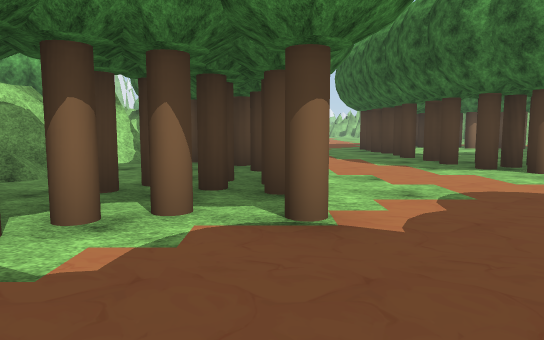
[1] (above)

24 first-person views from a walk through a 3-D level made in the Unity game engine. The camera is 1.3 m above the floor, tilts 6° down and sees 70° across. The floor is counted in squares, 2 m on a side. Each view is taken from the middle of a square. On the plan, view 1 faces up. The plan holds only what a view shows up to about 11 squares ahead; the rest is blank. The place goes on beyond the plan. Some trees and plants on the terrain are drawn as simple stand-ins. The player is left out. Some animated figures are not drawn. Some surface patterns are stand-ins.

[2]
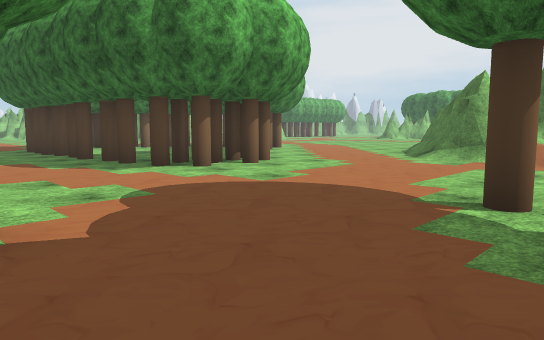

[3]
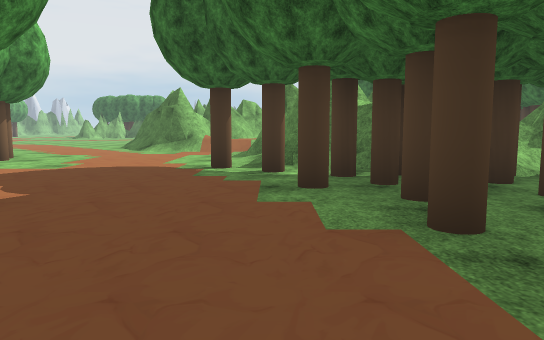

[4]
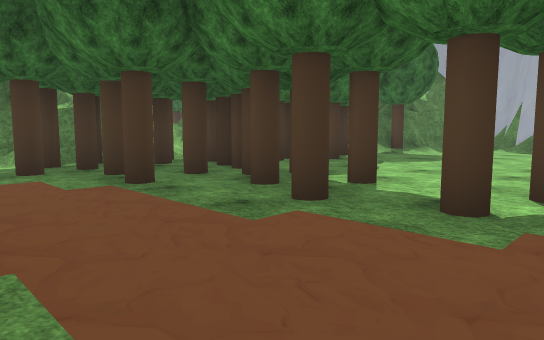

[5]
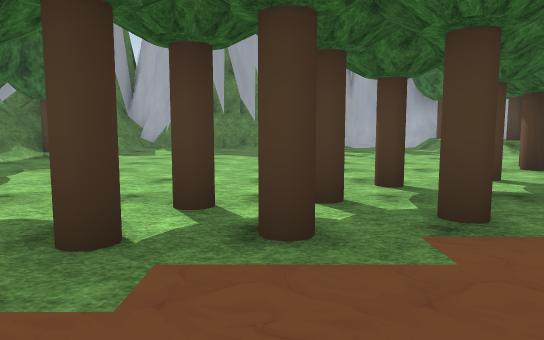

[6]
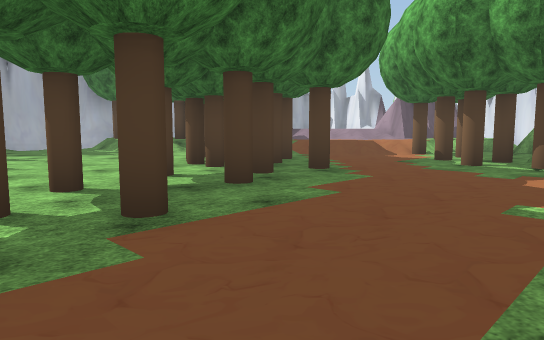

[7]
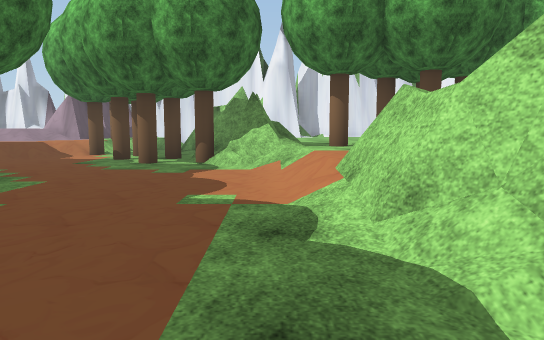

[8]
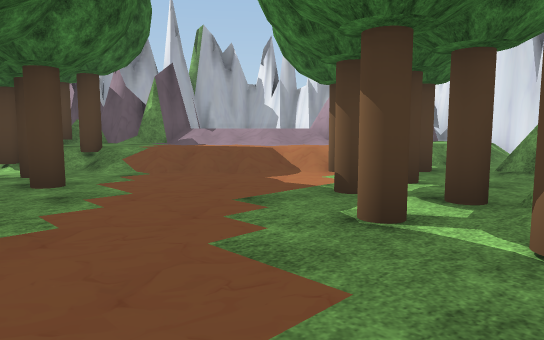

[9]
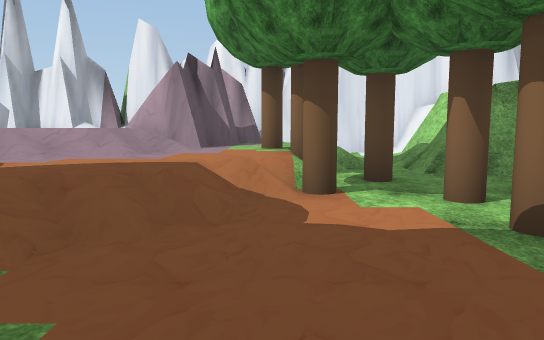

[10]
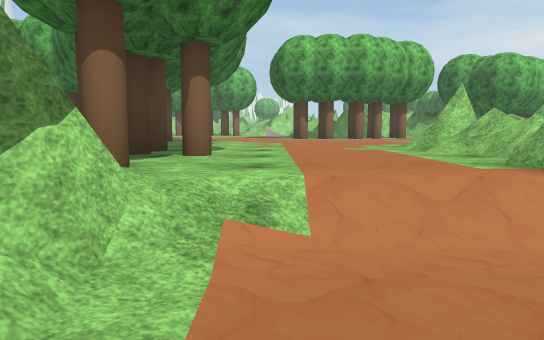

[11]
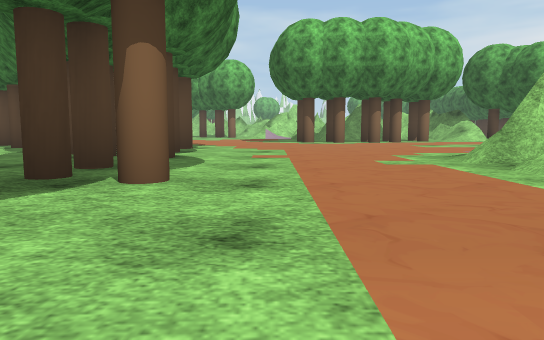

[12]
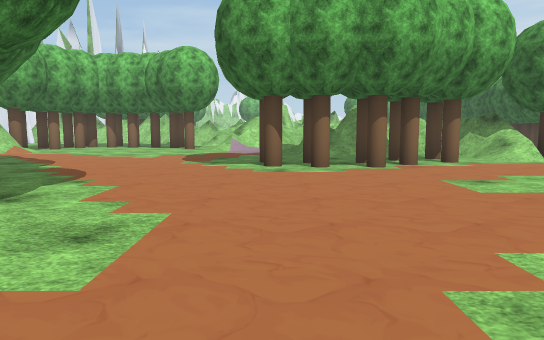

[13]
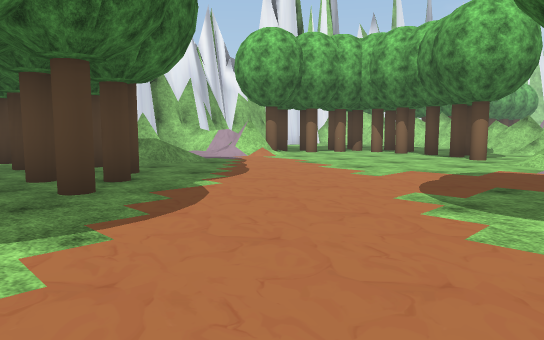

[14]
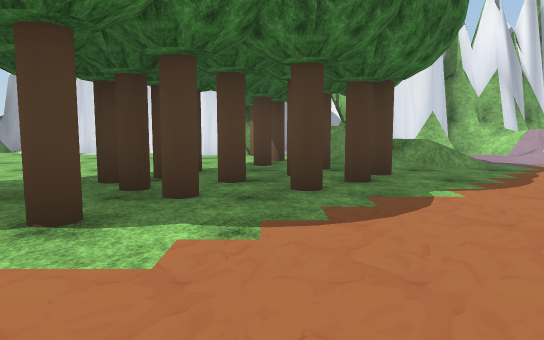

[15]
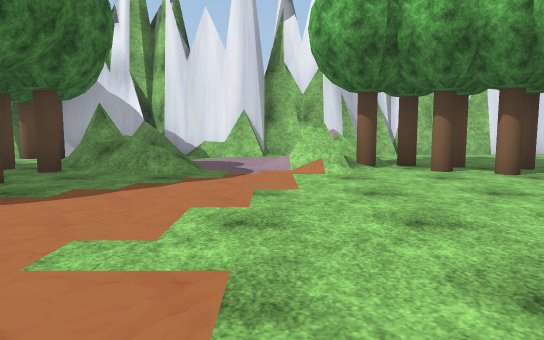

[16]
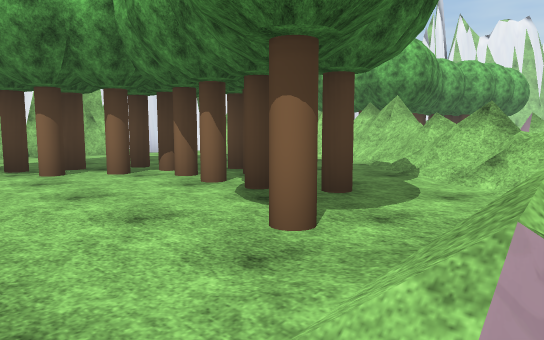

[17]
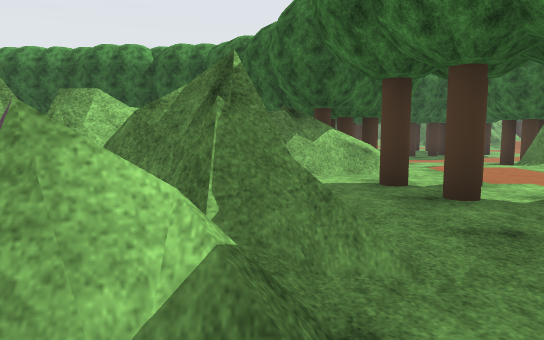

[18]
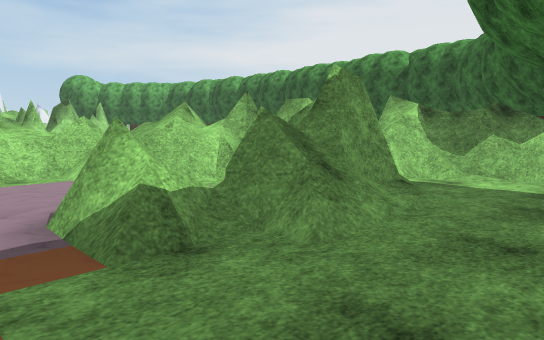

[19]
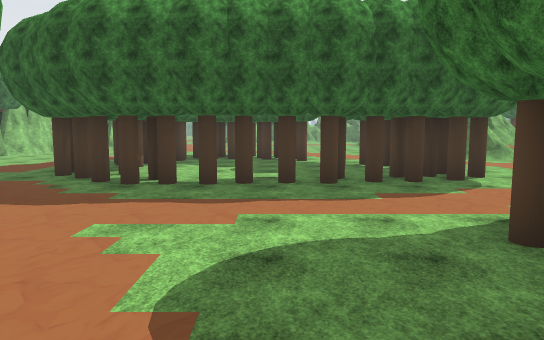

[20]
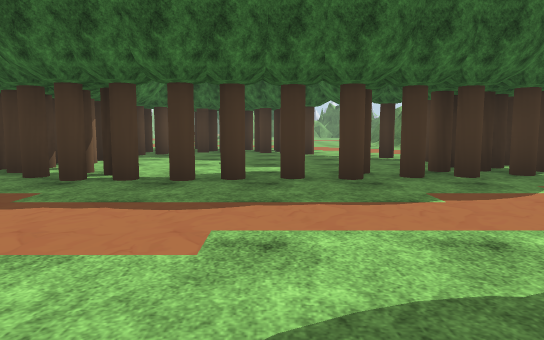

[21]
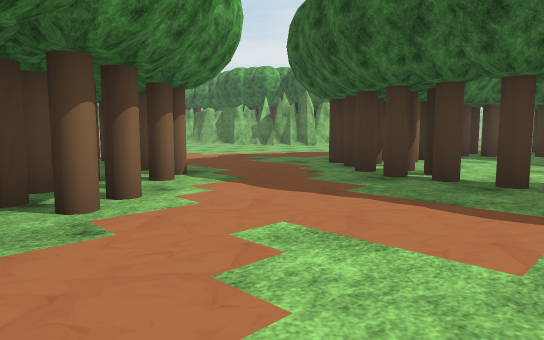

[22]
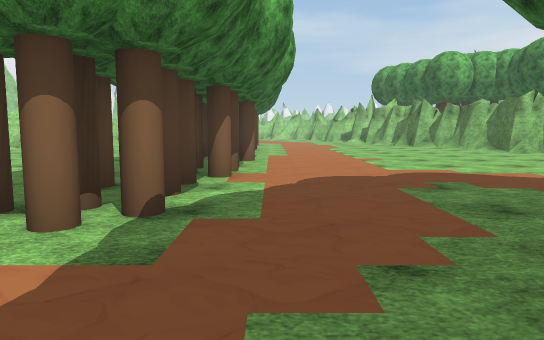

[23]
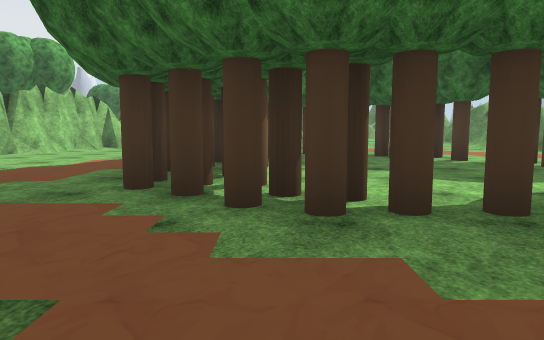

[24]
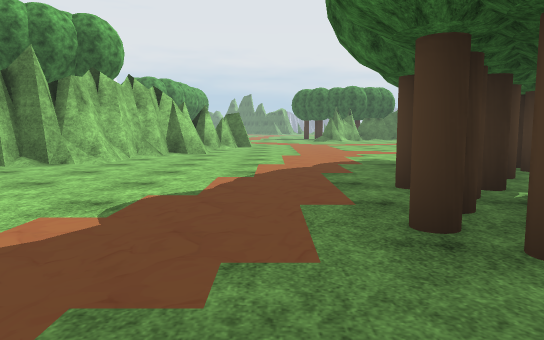

### Floor plan
Key: @ floor where view 1 was taken; # wall or solid block; . main floor; : floor 0.75 m higher than the main floor; + floor 1 m higher than the main floor; * floor 1.25 m higher than the main floor; / step, stairs or slope; = window, fence, low wall or low ledge; T tree; O other object.
Columns run from 22 left of view 1 to 14 right of it. Each row starts with its distance up from view 1.
 24     ##
 23     /###     ##        O......./#
 22       :=##             O........#
 21  #    ::/##           T ........##
 20  #:::  ::/#        ...TT......../###
 19  #:::OTT::: ###    ....T.........//##
 18  #:::TTTTT: #==##   ..TT.........../#
 17  #::TT:::T//::==#   ..OT.............
 16  # /T::::::/:::###   .TT.............
 15  #==#/::::::#/##=#    TT...TT........
 14  ##:/:::::::/=#//## TTT...TTTTTT.....
 13  #::::::::::::::T/TTTT...TTTTTTO ....
 12  # ://::::::T::T://T.....TT....TT
 11  #==#T::::::TTT:::/ .....T.....T
 10  #+T=TTT::::::::::/ .....T....T
  9  #T:TTTTT:::::::::/ .....TT...TT
  8  ##:::TTT::::::: =##.T...T...T....
  7   #: ::TTT:::::    #.O...TTTTT....
  6   #  :::TT:::::   ##.OT...TTT....
  5   #::::::T::::/   ##.TT.........//
  4   #:::  :T::::#    .TTT......../##
  3    ::    TT:::/    TTTT........###
  2         :T::::=     T..........//#
  1         ::T::/##..  ......T../.
  0       = #=#//.........@T.T=###
 -1  ###  ###/T...........TTTT###=
 -2  #//### TT.......TTTT.TTT#####
 -3  #./...T.T......T.TTTTTTT #  #
 -4  #/://TT....TTTTTT...T. OO#
 -5  #::TT:/....TTT.T......T  #
 -6  ###::::/..T T........T
 -7    ##//::/TOTT.........T
 -8       /::TTTO... ......
 -9 #     *//: T.... .....T#
-10 #      ##T   ... ..... ##
-11 #       ##T  ...  ....
-12 ##                  #

Positions as (right, up) in squares from view 1, and headings:
1: (0, 0), facing up
2: (0, 0), facing up-right
3: (-3, 0), facing right
4: (-5, 1), facing down-right
5: (-5, 0), facing down
6: (-5, 0), facing down-left
7: (-5, 0), facing left
8: (-10, -1), facing down-left
9: (-11, -5), facing left
10: (-11, -2), facing up
11: (-11, 0), facing up
12: (-10, 4), facing up
13: (-10, 8), facing up-left
14: (-10, 9), facing left
15: (-11, 14), facing left
16: (-11, 15), facing up-left
17: (-11, 14), facing right
18: (-11, 12), facing up-right
19: (-4, 10), facing right
20: (-2, 10), facing right
21: (-2, 10), facing up-right
22: (2, 12), facing up
23: (0, 13), facing right
24: (3, 16), facing right
